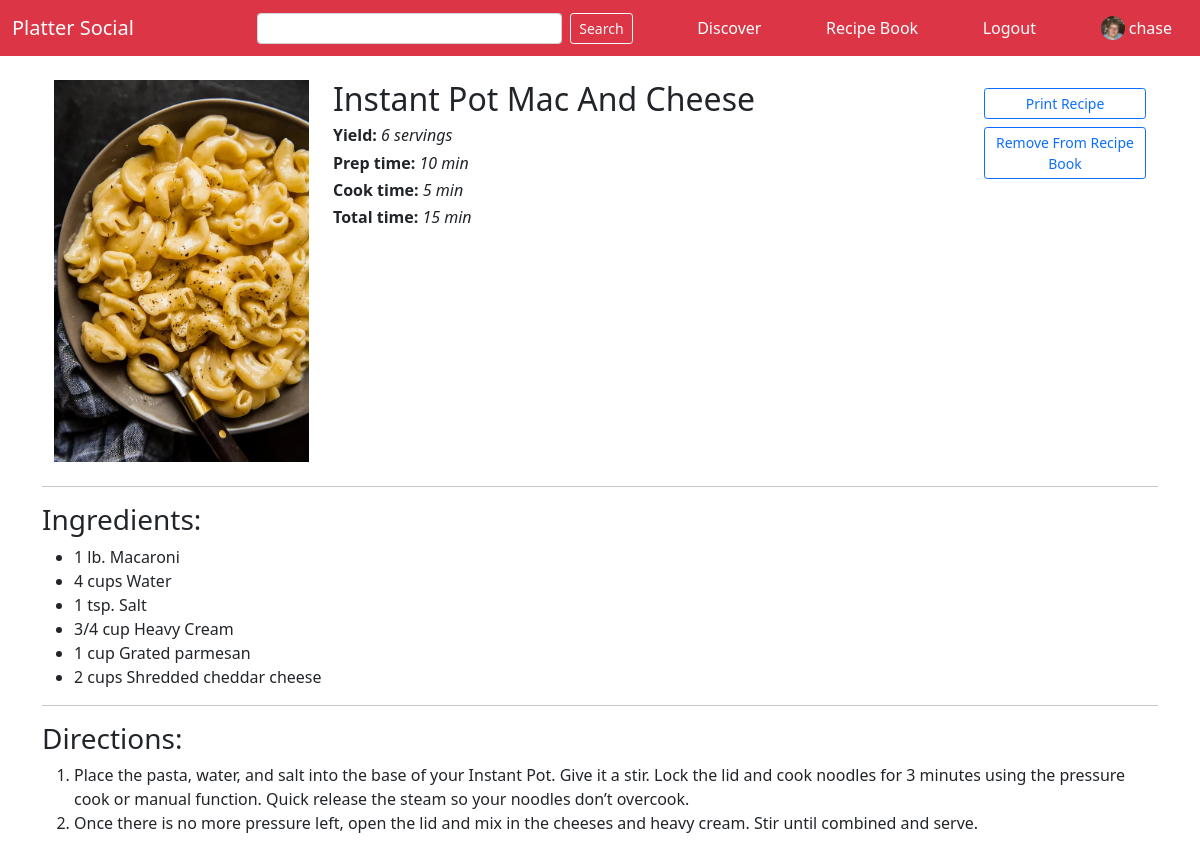
The app's page /view_recipe/1 (signed in) with its own data.
### users/models.py (models this page shows, shortened)
class Profile(models.Model):
    user = models.OneToOneField(User, on_delete=models.CASCADE, primary_key=True)
    image = models.ImageField(default='profile_pictures/icon-profile.jpg', upload_to='profile_pictures', verbose_name='Profile Picture')
    email = models.EmailField()
    phone_number = models.CharField(max_length=10)
    city = models.CharField(max_length=150)
    state = models.CharField(max_length=150)
    bio = models.TextField(max_length=255, null=True)

### myapp/models.py (models this page shows)
class PostRecipe(models.Model):
    post = models.OneToOneField(Post, on_delete=models.CASCADE, primary_key=True)
    recipe_image = models.ImageField()
    title = models.CharField(max_length=150)
    recipe_yield = models.CharField(max_length=50)
    prep_time = models.CharField(max_length=50)
    cook_time = models.CharField(max_length=50)
    total_time = models.CharField(max_length=50)
    ingredients = models.TextField(max_length=1000)
    directions = models.TextField(max_length=1000)

### myapp/views.py (the view, shortened to what this page needs)
# urls.py: path('view_recipe/<int:id>', views.view_recipe, name='view_recipe'),
@login_required
def view_recipe(request, id):
    post = Post.objects.get(id=id)
    recipe = PostRecipe.objects.get(post=post)
    ingredients = recipe.ingredients.split('\n')
    directions = recipe.directions.split('\n')
    recipe_in_book = CookBookRecipe.objects.filter(cook_book=request.user.profile, recipe=recipe).exists()
    if request.GET:
        return render(request, 'myapp/print_recipe.html',
                      {'recipe': recipe, 'ingredients': ingredients, 'directions': directions})
    return render(request, 'myapp/view_recipe.html',
                  {'recipe': recipe, 'recipe_in_book': recipe_in_book, 'ingredients': ingredients,
                   'directions': directions})

### myapp/templates/myapp/view_recipe.html (shortened to what this page needs)
{% extends 'myapp/base.html' %}
{% block body %}
    <div class="row my-4 mx-auto">
        <img src="{{ recipe.recipe_image.url }}" class="img col col-md-3">
        <div class="col col-md-7">
            <h2 class="text-capitalize">{{ recipe.title }}</h2>
            <h6><b>Yield:</b> <i>{{ recipe.recipe_yield }}</i></h6>
            <h6><b>Prep time:</b> <i>{{ recipe.prep_time }}</i></h6>
            <h6><b>Cook time:</b> <i>{{ recipe.cook_time }}</i></h6>
            <h6><b>Total time:</b> <i>{{ recipe.total_time }}</i></h6>
        </div>
        <div class="col">
            <form method="GET" target="_blank">
                <button type="submit" name="printRecipe" class="btn btn-sm btn-outline-primary w-100 mt-2">Print Recipe</button>
            </form>
            <form method="POST">
                <button type="submit" name="addCookBook" class="btn btn-sm btn-outline-primary w-100 mt-2">
                    {% if recipe_in_book %}
                        Remove From Recipe Book
                    {% else %}
                        Add to Recipe Book
                    {% endif %}
                </button>
            </form>
        </div>
    </div>
    <hr>
    <h3>Ingredients:</h3>
    <ul>
        {% for ingredient in ingredients %}
            <li>{{ ingredient }}</li>
        {% endfor %}
    </ul>
    <hr>
    <h3>Directions:</h3>
    <ol>
        {% for direction in directions %}
            <li>{{ direction }}</li>
        {% endfor %}
    </ol>
{% endblock %}

### myapp/templates/myapp/base.html (shortened to what this page needs)
{% load static %}
<!doctype html>
<html lang="en">
<head>
    <link href="https://cdn.jsdelivr.net/npm/bootstrap@5.1.3/dist/css/bootstrap.min.css" rel="stylesheet">
    <link href="{% static 'myapp/style.css' %}" rel="stylesheet">
</head>
<body>
    <nav class="nav navbar nav-danger bg-danger">
        <div class="container-fluid">
            <a href="{% url 'myapp:follow_feed' %}" class="navbar-brand text-white col-md-2">Platter Social</a>
            {% if user.is_authenticated %}
                <form method="GET" action="{% url 'myapp:search' %}" class="d-flex col-md-4">
                    <input type="search" name="searchBox" class="form-control form-control-sm me-2">
                    <button type="submit" class="btn btn-sm btn-outline-light me-3">Search</button>
                </form>
                <a href="{% url 'myapp:discover' %}" class="nav-item nav-link text-white">Discover</a>
                <a href="{% url 'myapp:recipe_book' %}" class="nav-item nav-link text-white">Recipe Book</a>
                <a href="{% url 'user_logout' %}" class="nav-item nav-link text-white">Logout</a>
                <a href="{% url 'profile' user.id %}" class="nav-item nav-link text-white"><img style="height: 1.5rem; width: 1.5rem; object-fit: cover" class="align-top rounded-circle" src="{{ user.profile.image.url }}"> {{ user.username }}</a>
            {% endif %}
            </div>
    </nav>
    <div class="container">
        {% block body %}
        {% endblock %}
    </div>
</body>
</html>

### myapp/static/myapp/style.css (style rules this page uses)
form label, form input { padding: .2rem; }

### records on screen
PostRecipe: recipe_image (picture), title "Instant Pot Mac And Cheese", recipe_yield "6 servings", prep_time "10 min", cook_time "5 min", total_time "15 min"

### other values on screen
{{ user.username }} "chase"
{{ ingredient }} "1 lb. Macaroni" "4 cups Water" "1 tsp. Salt" "3/4 cup Heavy Cream" "1 cup Grated parmesan" "2 cups Shredded cheddar cheese"
{{ direction }} "Once there is no more pressure left, open the lid and mix in the cheeses and heavy cream. Stir until combined and serve."
